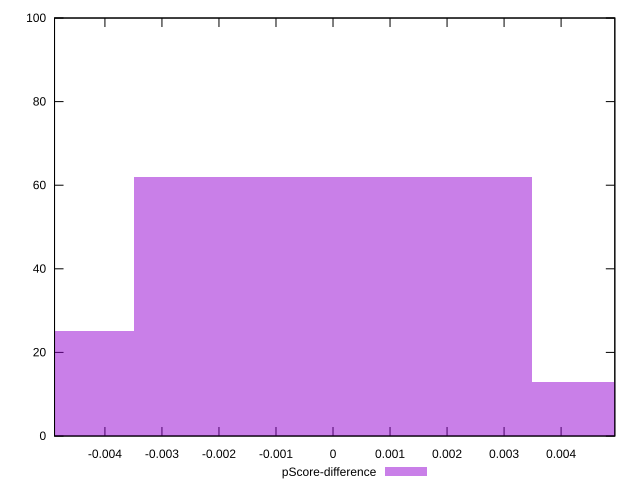

Write gnuplot code to recreate this figure.
reset

$pScoreDifference <<EOF
0 62
-0.0069761051408671945 25
0.0069761051408671945 13
EOF

set key outside below
set boxwidth 0.0069761051408671945
set xrange [-0.004883752116671913:0.004942257760974539]
set yrange [0:100]
set trange [0:100]
set style fill transparent solid 0.5 noborder
set terminal svg size 640, 490 enhanced background rgb 'white'
set output "report_00023_2021-02-20T12:14:57.249Z/max-potential-fid/samples/pages+cached/pScore-difference/histogram.svg"

plot $pScoreDifference title "pScore-difference" with boxes

reset
